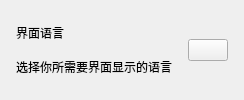
          <widget class="CardWidget" name="CardWidget_19">
           <property name="minimumSize">
            <size>
             <width>0</width>
             <height>70</height>
            </size>
           </property>
           <layout class="QHBoxLayout" name="horizontalLayout_21">
            <property name="spacing">
             <number>16</number>
            </property>
            <property name="leftMargin">
             <number>16</number>
            </property>
            <property name="topMargin">
             <number>16</number>
            </property>
            <property name="rightMargin">
             <number>16</number>
            </property>
            <property name="bottomMargin">
             <number>16</number>
            </property>
            <item>
             <layout class="QVBoxLayout" name="verticalLayout_30">
              <property name="spacing">
               <number>0</number>
              </property>
              <item>
               <widget class="StrongBodyLabel" name="StrongBodyLabel_22">
                <property name="sizePolicy">
                 <sizepolicy hsizetype="Expanding" vsizetype="Preferred">
                  <horstretch>0</horstretch>
                  <verstretch>0</verstretch>
                 </sizepolicy>
                </property>
                <property name="text">
                 <string>界面语言</string>
                </property>
                <property name="wordWrap">
                 <bool>true</bool>
                </property>
               </widget>
              </item>
              <item>
               <widget class="CaptionLabel" name="CaptionLabel_19">
                <property name="text">
                 <string>选择你所需要界面显示的语言</string>
                </property>
                <property name="wordWrap">
                 <bool>false</bool>
                </property>
                <property name="lightColor" stdset="0">
                 <color alpha="150">
                  <red>0</red>
                  <green>0</green>
                  <blue>0</blue>
                 </color>
                </property>
                <property name="darkColor" stdset="0">
                 <color alpha="200">
                  <red>255</red>
                  <green>255</green>
                  <blue>255</blue>
                 </color>
                </property>
               </widget>
              </item>
             </layout>
            </item>
            <item>
             <widget class="ComboBox" name="language_combo_view"/>
            </item>
           </layout>
          </widget>
